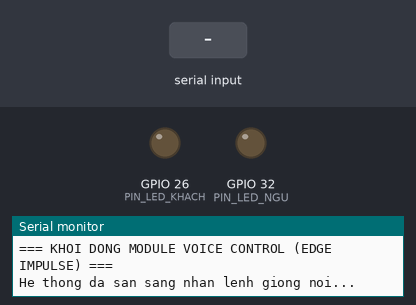
Simulated run of this sketch. Board: ESP32. Parts: output pins drawn as LEDs (lit = HIGH), the last lines printed to the serial monitor. The inputs (shaded band) are chosen by the test bench.

Above: at 2.2 s.
2.3 s: "1\n" received over Serial
At 3.2 s:
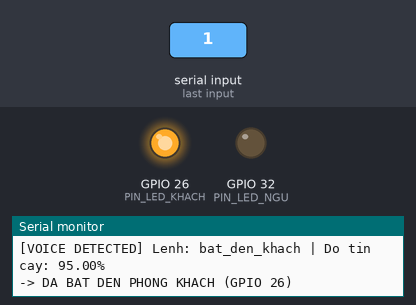
3.8 s: "3\n" received over Serial
At 4.5 s:
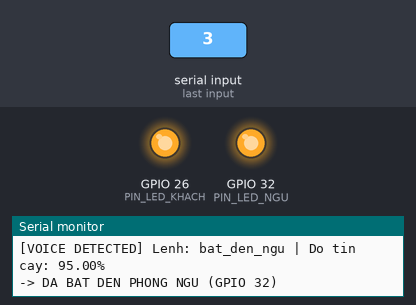
5.3 s: "2\n" received over Serial
At 5.9 s:
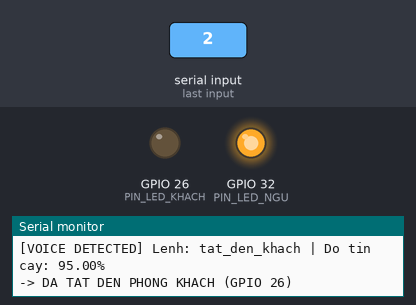
Timing chart, 0 to 8.3 s (numbered marks = the images above; inputs shaded):
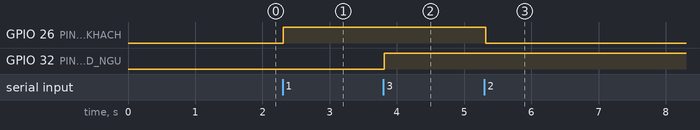

The sketch:

voice_test_standalone.ino
```cpp
/**
 * @file voice_test_standalone.ino
 * @brief Code test độc lập mô hình Edge Impulse Voice Recognition trên ESP32
 * Nhận diện: Bật/tắt đèn phòng khách (LED 1 - GPIO 26), Bật/tắt đèn phòng ngủ (LED 2 - GPIO 32)
 */

#include <Arduino.h>

// Sau khi cài thư viện Edge Impulse từ file zip, include header này vào:
// Thay bằng tên header project của bạn: ví dụ <ESP32-SmartHome-VoiceControl_inferencing.h>
// #include <ESP32-SmartHome-VoiceControl_inferencing.h>

// Định nghĩa chân 2 đèn LED
#define PIN_LED_KHACH   26  // Đèn phòng khách (LED Xanh 1)
#define PIN_LED_NGU     32  // Đèn phòng ngủ (LED Xanh 2)

// Ngưỡng độ tin cậy để kích hoạt lệnh (0.0 đến 1.0)
const float CONFIDENCE_THRESHOLD = 0.75;

void setup() {
    Serial.begin(115200);
    delay(1000);
    Serial.println("=== KHOI DONG MODULE VOICE CONTROL (EDGE IMPULSE) ===");

    // Cấu hình chân LED
    pinMode(PIN_LED_KHACH, OUTPUT);
    pinMode(PIN_LED_NGU, OUTPUT);
    digitalWrite(PIN_LED_KHACH, LOW);
    digitalWrite(PIN_LED_NGU, LOW);

    Serial.println("He thong da san sang nhan lenh giong noi...");
}

/**
 * Hàm mô phỏng xử lý kết quả phân loại từ Edge Impulse
 * @param label Tên nhãn dự đoán (bat_den_khach, tat_den_khach, bat_den_ngu, tat_den_ngu)
 * @param score Điểm tin cậy (0.0 - 1.0)
 */
void handleVoiceCommand(const char* label, float score) {
    if (score < CONFIDENCE_THRESHOLD) {
        return; // Bỏ qua nếu độ tin cậy thấp hoặc tiếng ồn
    }

    Serial.printf("[VOICE DETECTED] Lenh: %s | Do tin cay: %.2f%%\n", label, score * 100);

    if (strcmp(label, "bat_den_khach") == 0) {
        digitalWrite(PIN_LED_KHACH, HIGH);
        Serial.println("-> DA BAT DEN PHONG KHACH (GPIO 26)");
    }
    else if (strcmp(label, "tat_den_khach") == 0) {
        digitalWrite(PIN_LED_KHACH, LOW);
        Serial.println("-> DA TAT DEN PHONG KHACH (GPIO 26)");
    }
    else if (strcmp(label, "bat_den_ngu") == 0) {
        digitalWrite(PIN_LED_NGU, HIGH);
        Serial.println("-> DA BAT DEN PHONG NGU (GPIO 32)");
    }
    else if (strcmp(label, "tat_den_ngu") == 0) {
        digitalWrite(PIN_LED_NGU, LOW);
        Serial.println("-> DA TAT DEN PHONG NGU (GPIO 32)");
    }
}

void loop() {
    // Trong code thực tế với microphone INMP441:
    // 1. Thu âm qua I2S buffer
    // 2. Chuyển đổi tín hiệu vào signal_t
    // 3. Gọi ei_impulse_result_t result; run_classifier(&signal, &result, false);
    // 4. Lặp qua result.classification[i] và gọi handleVoiceCommand(label, value);

    // Bạn có thể test nhanh bằng cách gửi lệnh giả lập qua Serial Monitor:
    if (Serial.available()) {
        String cmd = Serial.readStringUntil('\n');
        cmd.trim();
        if (cmd == "1") handleVoiceCommand("bat_den_khach", 0.95);
        else if (cmd == "2") handleVoiceCommand("tat_den_khach", 0.95);
        else if (cmd == "3") handleVoiceCommand("bat_den_ngu", 0.95);
        else if (cmd == "4") handleVoiceCommand("tat_den_ngu", 0.95);
    }
    delay(50);
}
```

Measured:
- after the input at 2.3 s, GPIO 26 (PIN_LED_KHACH): LOW → HIGH at once
- after the input at 3.8 s, GPIO 32 (PIN_LED_NGU): LOW → HIGH at once
- after the input at 5.3 s, GPIO 26 (PIN_LED_KHACH): HIGH → LOW at once
